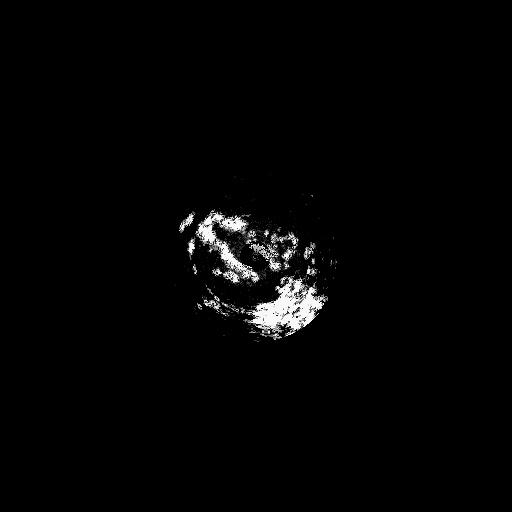
#> input picture projects/lagoon-map/radar_image/102.jpg, 512 x 512 px
$ python video.py
#> lines starting #> are read from the running program, lines starting #| are printed output that depends on the picture
import cv2
import numpy as np
import os

# def crop(image):
#     y_nonzero, x_nonzero, _ = np.nonzero(image)
#     return image[np.min(y_nonzero):np.max(y_nonzero), np.min(x_nonzero):np.max(x_nonzero)]

width = 256

def load_images_from_folder(folder):
#> called with folder = 'radar_image'
    images = []
    for filename in sorted(os.listdir(folder), key=lambda filename: int(filename.split('.')[0])):
        img = cv2.imread(os.path.join(folder,filename))
#> img is the input picture: shape (512, 512, 3); min 0, max 255, mean 4.3
        if img is None: break

        # img = crop(img)
        img = img[int((img.shape[0]-width)/2):int((img.shape[0]+width)/2), int((img.shape[1]-width)/2):int((img.shape[1]+width)/2)]
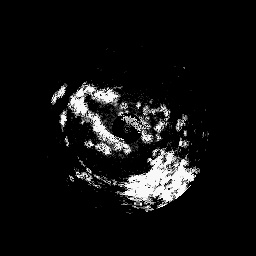
#> img: shape (256, 256, 3); min 0, max 255, mean 17.3
        images.append(img)

    print(f'Loaded {len(images)} images')
#| Loaded 1 images
    return images

# Load the images
images = load_images_from_folder('radar_image')
#> images = 1 item

size = 256, 256
fps = 10
video = cv2.VideoWriter('output.mp4', cv2.VideoWriter_fourcc(*'mp4v'), fps, (size[1], size[0]), True)
for image in images:
    video.write(image)
#> this loop made 1 pass
video.release()
